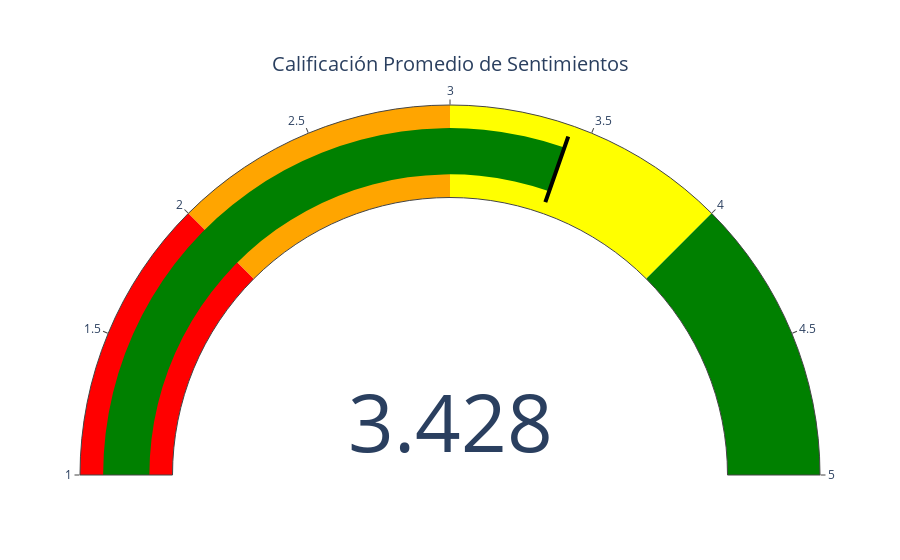

The code cell stored with this chart in its notebook:
### Code cell
# Análisis de sentimientos más avanzado
import requests
from textblob import TextBlob
import plotly.graph_objects as go
import matplotlib.pyplot as plt
from collections import defaultdict
import nltk
from nltk.tokenize import word_tokenize

# Asegúrate de haber descargado el archivo 'NRC-Emotion-Lexicon-Wordlevel-v0.92.txt' y coloca la ruta correcta aquí
nrc_lexicon_file = 'NRC-Emotion-Lexicon-Wordlevel-v0.92.txt'

# Carga del lexicon
def load_nrc_lexicon(file_path):
    nrc_lexicon = defaultdict(list)
    with open(file_path, 'r') as f:
        for line in f:
            word, emotion, association = line.strip().split('\t')
            if int(association) == 1:
                nrc_lexicon[emotion].append(word)
    return nrc_lexicon

# Análisis de emociones
def analyze_emotions(text, lexicon):
    emotions = defaultdict(int)
    words = word_tokenize(text.lower())
    for word in words:
        for emotion, words in lexicon.items():
            if word in words:
                emotions[emotion] += 1
    return emotions

# Función para obtener los comentarios
def get_reviews(asin):
    reviews = []
    page = 1
    while True:
        url = "https://real-time-amazon-data.p.rapidapi.com/product-reviews"
        querystring = {
            "asin": asin,
            "country": "US",
            "sort_by": "TOP_REVIEWS",
            "star_rating": "ALL",
            "verified_purchases_only": "false",
            "images_or_videos_only": "false",
            "current_format_only": "false",
            "page": page
        }

        headers = {
            "x-rapidapi-key": "6e6fca29d2msh2d1ed4093c0d6cdp1c72a3jsn906a6e4ae54f",
            "x-rapidapi-host": "real-time-amazon-data.p.rapidapi.com"
        }

        response = requests.get(url, headers=headers, params=querystring)
        data = response.json()
        
        if 'data' in data and 'reviews' in data['data']:
            reviews_on_page = data['data']['reviews']
            if not reviews_on_page:
                break
            reviews.extend(reviews_on_page)
        else:
            break  # Stop if there are no more reviews or if the data format is unexpected
        
        page += 1
    return reviews

# Análisis de sentimientos
def analyze_sentiments(reviews):
    sentiments = []
    for review in reviews:
        analysis = TextBlob(review['review_comment'])
        sentiments.append(analysis.sentiment.polarity)
    if sentiments:
        avg_sentiment = sum(sentiments) / len(sentiments)
        return avg_sentiment
    else:
        return None

# Conversión de sentimiento a calificación
def sentiment_to_rating(avg_sentiment):
    return 1 + (avg_sentiment + 1) * 2

# Creación del medidor de calificación
def create_gauge_meter(rating):
    fig = go.Figure(go.Indicator(
        mode = "gauge+number",
        value = rating,
        title = {'text': "Calificación Promedio de Sentimientos"},
        gauge = {
            'axis': {'range': [1, 5]},
            'steps' : [
                {'range': [1, 2], 'color': "red"},
                {'range': [2, 3], 'color': "orange"},
                {'range': [3, 4], 'color': "yellow"},
                {'range': [4, 5], 'color': "green"}
            ],
            'threshold' : {
                'line': {'color': "black", 'width': 4},
                'thickness': 0.75,
                'value': rating
            }
        }
    ))

    fig.show()

# Graficar emociones
def plot_emotions(emotions):
    categories = [category for category in emotions.keys() if category not in ['positive', 'negative']]
    values = [emotions[category] for category in categories]

    plt.figure(figsize=(10, 5))
    bars = plt.bar(categories, values, color=['green', 'cyan', 'yellow', 'orange', 'red'])
    
    for bar, value in zip(bars, values):
        plt.text(bar.get_x() + bar.get_width() / 2, bar.get_height(), str(value), ha='center', va='bottom')
    
    plt.xlabel('Emociones')
    plt.ylabel('Frecuencia')
    plt.title('Análisis de Emociones')
    plt.show()

# Main
asin = "B0CN1QSH8Q"
nrc_lexicon = load_nrc_lexicon(nrc_lexicon_file)
reviews = get_reviews(asin)

if reviews:
    avg_sentiment = analyze_sentiments(reviews)
    if avg_sentiment is not None:
        rating = sentiment_to_rating(avg_sentiment)
        print(f"La calificación promedio de los sentimientos de los comentarios para el producto {asin} es: {rating:.2f}")
        create_gauge_meter(rating)
    
    all_reviews_text = ' '.join([review['review_comment'] for review in reviews])
    emotions = analyze_emotions(all_reviews_text, nrc_lexicon)
    plot_emotions(emotions)
else:
    print("No se encontraron comentarios.")

### Figure 1 — Plotly figure (JSON) as saved in the notebook; plotly's stock layout.template omitted (floating-point values rounded to 4 significant figures)
{"data": [{"gauge": {"axis": {"range": [1, 5]}, "steps": [{"color": "red", "range": [1, 2]}, {"color": "orange", "range": [2, 3]}, {"color": "yellow", "range": [3, 4]}, {"color": "green", "range": [4, 5]}], "threshold": {"line": {"color": "black", "width": 4}, "thickness": 0.75, "value": 3.428}}, "mode": "gauge+number", "title": {"text": "Calificación Promedio de Sentimientos"}, "type": "indicator", "value": 3.428}], "layout": {}}
